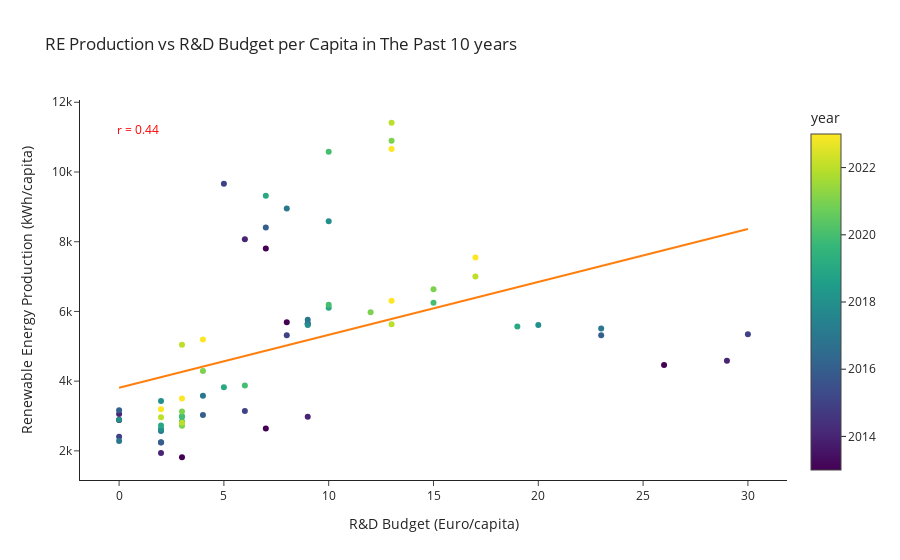

Here is the notebook cell this chart was saved with:
### Code cell
from scipy.stats import pearsonr

r, _ = pearsonr(merged_df_top_6['budget_(Euro/capita)'], merged_df_top_6['value_(kWh/capita)'])

# Create scatter plot with trendline
fig = px.scatter(
    merged_df_top_6, 
    x="budget_(Euro/capita)", 
    y="value_(kWh/capita)", 
    color="year", 
    hover_name="country_name",
    trendline="ols", 
    template="simple_white", 
    title='RE Production vs R&D Budget per Capita in The Past 10 years'
)

# Extract the trendline results
trendline = fig.data[1]  # The trendline is the second trace (index 1)

# Add annotation for the correlation coefficient
fig.add_annotation(
    x=0.05, 
    y=0.95, 
    xref="paper", 
    yref="paper",
    text=f'r = {r:.2f}',
    showarrow=False,
    font=dict(size=12, color='red')
)

fig.update_layout(
    xaxis_title="R&D Budget (Euro/capita)",
    yaxis_title="Renewable Energy Production (kWh/capita)",
    legend_title_text="Year"
)

fig.show()

### Figure 1 — Plotly figure (JSON) as saved in the notebook; plotly's stock layout.template omitted (floating-point values rounded to 4 significant figures)
{"data": [{"hovertemplate": "<b>%{hovertext}</b><br><br>budget_(Euro/capita)=%{x}<br>value_(kWh/capita)=%{y}<br>year=%{marker.color}<extra></extra>", "hovertext": ["Austria", "Austria", "Austria", "Austria", "Austria", "Austria", "Austria", "Austria", "Austria", "Austria", "Austria", "Denmark", "Denmark", "Denmark", "Denmark", "Denmark", "Denmark", "Denmark", "Denmark", "Denmark", "Denmark", "Denmark", "Finland", "Finland", "Finland", "Finland", "Finland", "Finland", "Finland", "Finland", "Finland", "Finland", "Finland", "Germany", "Germany", "Germany", "Germany", "Germany", "Germany", "Germany", "Germany", "Germany", "Germany", "Germany", "Portugal", "Portugal", "Portugal", "Portugal", "Portugal", "Portugal", "Portugal", "Portugal", "Portugal", "Portugal", "Portugal", "Sweden", "Sweden", "Sweden", "Sweden", "Sweden", "Sweden", "Sweden", "Sweden", "Sweden", "Sweden", "Sweden"], "legendgroup": "", "marker": {"color": [2013, 2014, 2015, 2016, 2017, 2018, 2019, 2020, 2021, 2022, 2023, 2013, 2014, 2015, 2016, 2017, 2018, 2019, 2020, 2021, 2022, 2023, 2013, 2014, 2015, 2016, 2017, 2018, 2019, 2020, 2021, 2022, 2023, 2013, 2014, 2015, 2016, 2017, 2018, 2019, 2020, 2021, 2022, 2023, 2013, 2014, 2015, 2016, 2017, 2018, 2019, 2020, 2021, 2022, 2023, 2013, 2014, 2015, 2016, 2017, 2018, 2019, 2020, 2021, 2022, 2023], "coloraxis": "coloraxis", "symbol": "circle"}, "mode": "markers", "name": "", "orientation": "v", "showlegend": false, "type": "scatter", "x": [8, 9, 8, 9, 9, 9, 10, 10, 12, 13, 13, 7, 9, 6, 4, 4, 2, 5, 6, 4, 3, 4, 26, 29, 30, 23, 23, 20, 19, 15, 15, 17, 17, 3, 2, 2, 2, 2, 2, 3, 3, 3, 2, 2, 0, 0, 0, 0, 0, 0, 2, 3, 3, 3, 3, 7, 6, 5, 7, 8, 10, 7, 10, 13, 13, 13], "xaxis": "x", "y": [5692, 5642, 5317, 5653, 5761, 5613, 6103, 6191, 5976, 5630, 6309, 2641, 2978, 3141, 3030, 3580, 3432, 3822, 3876, 4292, 5046, 5196, 4462, 4585, 5349, 5320, 5513, 5613, 5567, 6249, 6637, 7005, 7547, 1817, 1936, 2239, 2249, 2567, 2626, 2837, 2974, 2721, 2963, 3194, 2889, 3058, 2404, 3163, 2282, 2894, 2728, 2993, 3130, 2805, 3503, 7804, 8073, 9663, 8409, 8950, 8587, 9321, 10578, 10900, 11413, 10661], "yaxis": "y"}, {"hovertemplate": "<b>OLS trendline</b><br>value_(kWh/capita) = 151.852 * budget_(Euro/capita) + 3811.43<br>R<sup>2</sup>=0.195228<br><br>budget_(Euro/capita)=%{x}<br>value_(kWh/capita)=%{y} <b>(trend)</b><extra></extra>", "legendgroup": "", "marker": {"symbol": "circle"}, "mode": "lines", "name": "", "showlegend": false, "type": "scatter", "x": [0, 0, 0, 0, 0, 0, 2, 2, 2, 2, 2, 2, 2, 2, 2, 3, 3, 3, 3, 3, 3, 3, 3, 3, 4, 4, 4, 4, 5, 5, 6, 6, 6, 7, 7, 7, 7, 8, 8, 8, 9, 9, 9, 9, 9, 10, 10, 10, 10, 12, 13, 13, 13, 13, 13, 15, 15, 17, 17, 19, 20, 23, 23, 26, 29, 30], "xaxis": "x", "y": [3811.0, 3811.0, 3811.0, 3811.0, 3811.0, 3811.0, 4115.0, 4115.0, 4115.0, 4115.0, 4115.0, 4115.0, 4115.0, 4115.0, 4115.0, 4267.0, 4267.0, 4267.0, 4267.0, 4267.0, 4267.0, 4267.0, 4267.0, 4267.0, 4419.0, 4419.0, 4419.0, 4419.0, 4571.0, 4571.0, 4723.0, 4723.0, 4723.0, 4874.0, 4874.0, 4874.0, 4874.0, 5026.0, 5026.0, 5026.0, 5178.0, 5178.0, 5178.0, 5178.0, 5178.0, 5330.0, 5330.0, 5330.0, 5330.0, 5634.0, 5786.0, 5786.0, 5786.0, 5786.0, 5786.0, 6089.0, 6089.0, 6393.0, 6393.0, 6697.0, 6848.0, 7304.0, 7304.0, 7760.0, 8215.0, 8367.0], "yaxis": "y"}], "layout": {"annotations": [{"font": {"color": "red", "size": 12}, "showarrow": false, "text": "r = 0.44", "x": 0.05, "xref": "paper", "y": 0.95, "yref": "paper"}], "coloraxis": {"colorbar": {"title": {"text": "year"}}, "colorscale": [[0, "#440154"], [0.1111, "#482878"], [0.2222, "#3e4989"], [0.3333, "#31688e"], [0.4444, "#26828e"], [0.5556, "#1f9e89"], [0.6667, "#35b779"], [0.7778, "#6ece58"], [0.8889, "#b5de2b"], [1, "#fde725"]]}, "legend": {"title": {"text": "Year"}, "tracegroupgap": 0}, "title": {"text": "RE Production vs R&D Budget per Capita in The Past 10 years"}, "xaxis": {"anchor": "y", "domain": [0, 1], "title": {"text": "R&D Budget (Euro/capita)"}}, "yaxis": {"anchor": "x", "domain": [0, 1], "title": {"text": "Renewable Energy Production (kWh/capita)"}}}}
